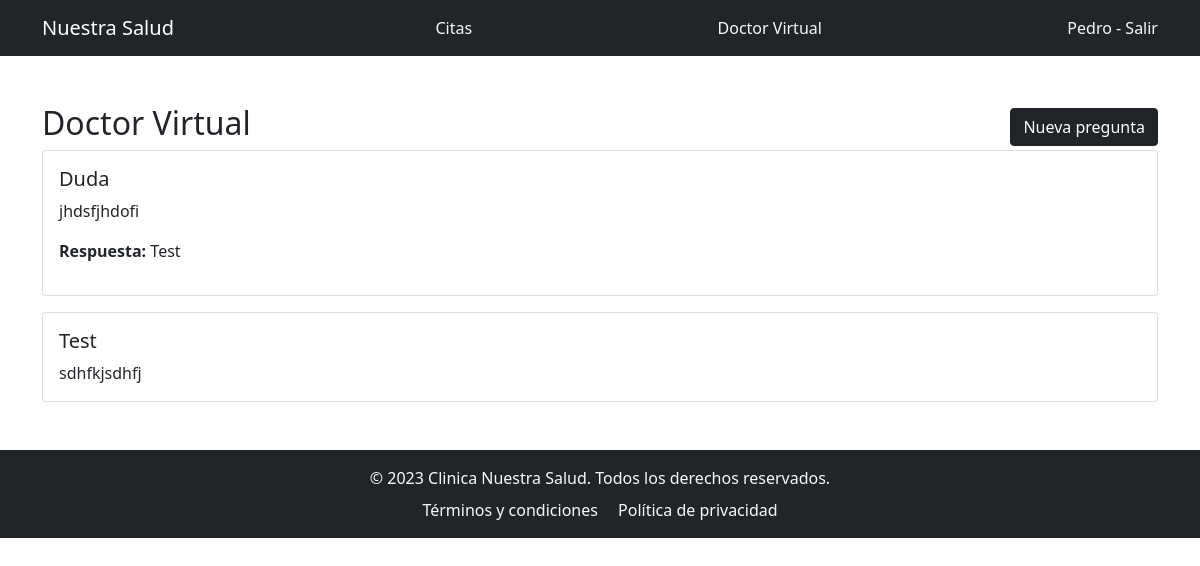
The page /clinic/doctor_virtual/ (signed in) on the database as committed earlier.
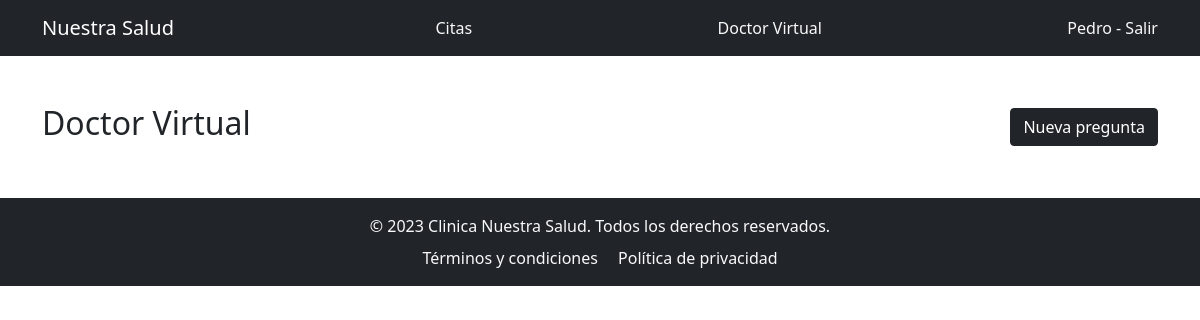
The same page on the database as committed later.
### clinic/models.py (models this page shows)
class Pregunta(models.Model):
    titulo = models.CharField(max_length=200)
    descripcion = models.TextField()
    perfil = models.ForeignKey(Perfil, related_name='preguntas', on_delete=models.CASCADE)
    medico = models.ForeignKey(Perfil, related_name='respuestas', on_delete=models.SET_NULL, null=True, blank=True)
    respuesta = models.TextField(blank=True)

### clinic/views.py (the view)
# urls.py: path('doctor_virtual/', views.DoctorVirtualView.as_view(), name='doctor_virtual'),
class DoctorVirtualView(LoginRequiredMixin,ListView):
    model = Pregunta
    template_name = 'doctor_virtual.html'
    def get_queryset(self):
        perfil = Perfil.objects.get(user=self.request.user)
        if perfil.tipo_usuario == 'DOC':
            return Pregunta.objects.filter(medico=perfil, respuesta='')
        else:
            return Pregunta.objects.filter(perfil=perfil)

### clinic/templates/doctor_virtual.html (shortened to what this page needs)
{% extends 'base.html' %}
{% block content %}
    <div class="d-flex justify-content-between align-items-center">
        <h2>Doctor Virtual</h2>
        {% if request.user.perfil.tipo_usuario == 'PAC' %}
            <a href="{% url 'clinic:nueva_pregunta' %}" class="btn btn-dark">Nueva pregunta</a>
        {% endif %}
    </div>
    {% for pregunta in object_list %}
        <div class="card mb-3">
            <div class="card-body">
                <h5 class="card-title">{{ pregunta.titulo }}</h5>
                <p class="card-text">{{ pregunta.descripcion }}</p>
                {% if pregunta.respuesta %}
                    <p class="mt-3"><strong>Respuesta:</strong> {{ pregunta.respuesta }}</p>
                {% endif %}
            </div>
        </div>
    {% endfor %}
{% endblock %}

Rows that differ between the two databases and show on the page:
removed Pregunta: titulo "Duda", descripcion "jhdsfjhdofi", respuesta "Test"
removed Pregunta: titulo "Test", descripcion "sdhfkjsdhfj"
